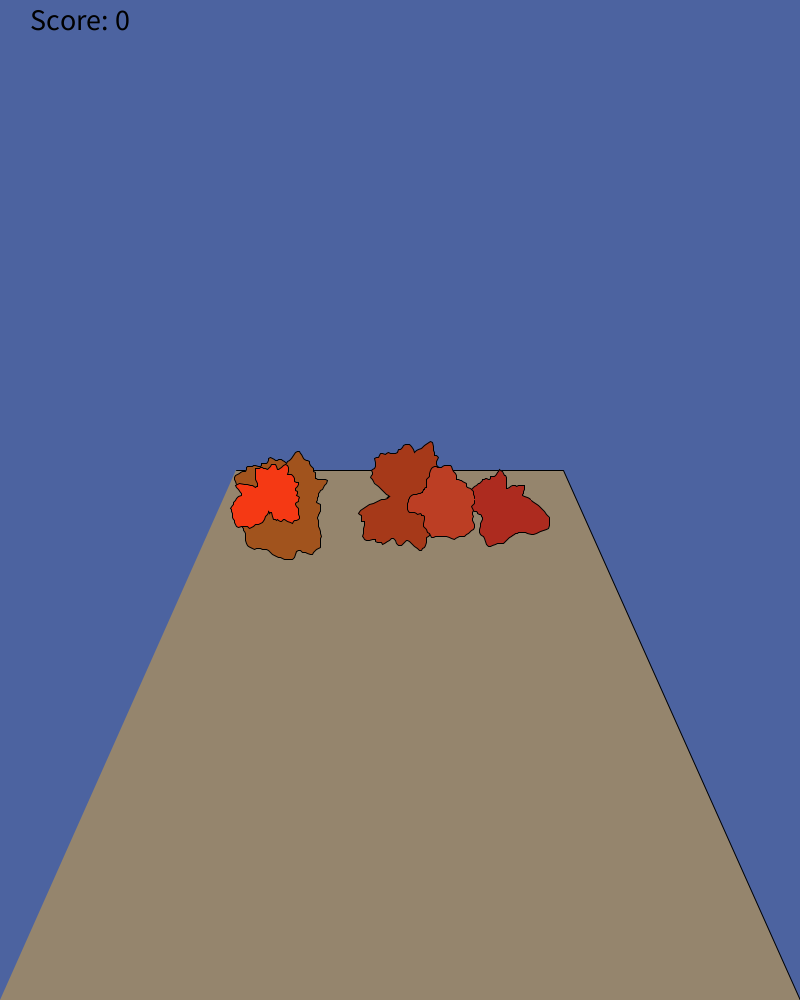
Frame 1 (no input)
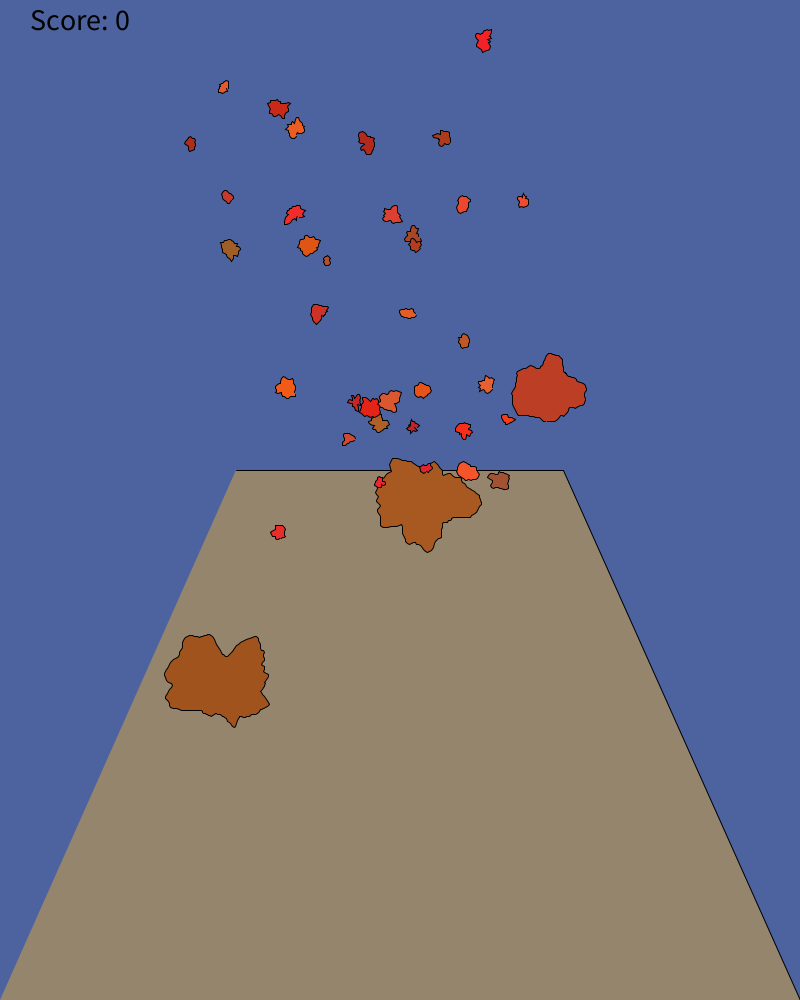
Frame 60 (the mouse pressed at the canvas centre just before this capture)
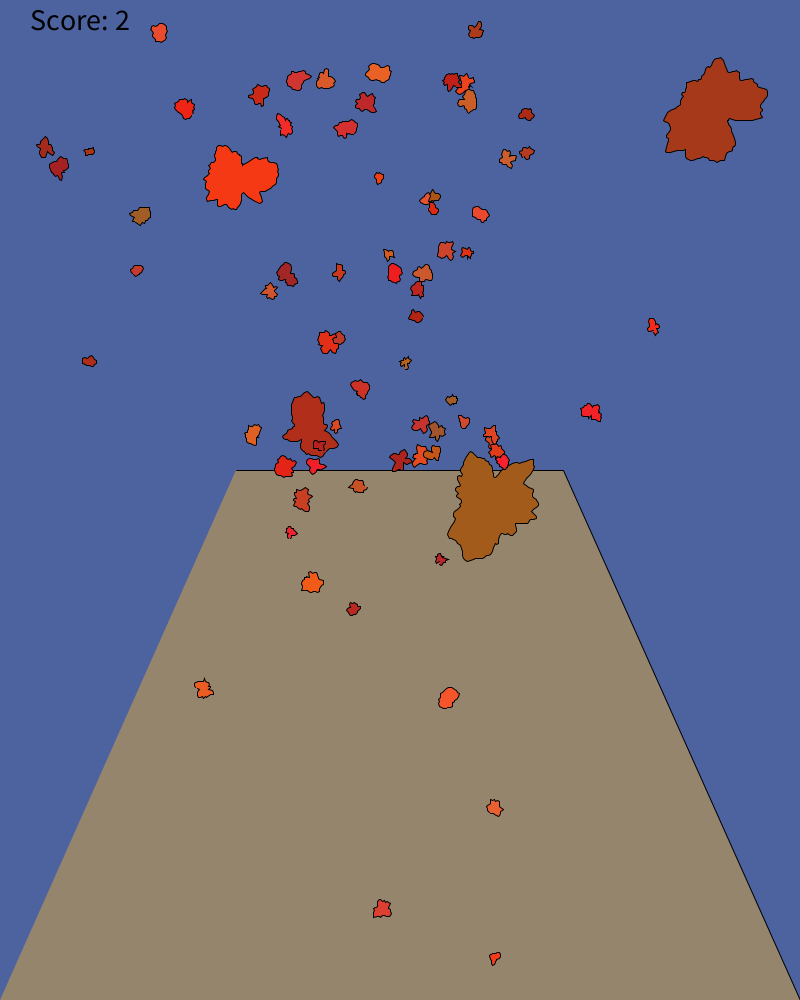
Frame 120 (the mouse held since frame 60 and released just before this capture)

The Processing sketch that drew these frames (run headless with seeded random() and noise(); from frame 60 on, the mouse is pressed at the canvas centre):

// Processing sketch: Vulkan
// ── Vulkan.pde
// Vulkanspiel
// probiere die Steine, die aus dem Vulkan geschleudert werden aufzufangen (anklicken)

float r;
ArrayList<PVector> border;
int fps = 60;
float transx;
float transy;
float da = PI/30;
ArrayList<Form> forms;
final float GRAVITY = 0.3;
int score = 0;

void setup() {
  size(800, 1000);
  frameRate(fps);
  forms = new ArrayList<Form>();
  for (int i = 0; i<5; i++) {
    forms.add(new Form(random(width/3, 2*width/3), height/2, random(50, 100)));
  }
}

void draw() {
  background(#4C63A0);
  drawVulcano();

  if (frameCount%(fps/2)==0) {
    forms.add(new Form(random(width/3, 2*width/3), height/2, random(50, 100)));
  }
  forms.add(new Form(random(width/3, 2*width/3), height/2, random(10, 20)));
  for (int i = forms.size()-1; i>=0; i--) {
    Form f = forms.get(i);
    f.show();
    f.move();
    if (mousePressed) {
      if (f.mouseover()) {
        forms.remove(i);
        score++;
      }
    }
    if (f.pos.y>height) {
      forms.remove(i);
    }
  }
  //println(forms.size());
  textSize(30);
  fill(0);
  text("Score: "+score, 30, 30);
}

void drawVulcano() {
  fill(#95856D);
  beginShape();
  vertex(0, height);
  vertex(width, height);
  vertex(2*width/3+30, height/2-30);
  vertex(width/3-30, height/2-30);
  endShape();
}

// ── Formen.pde
class Form {

  //Attribute
  PVector pos;
  PVector vel;
  float speed;
  float rotationphase = 0;
  float rotationspeed;
  float r;
  ArrayList<PVector> border;
  color c;



  //Konstruktor
  Form(float x, float y, float r) {
    this.pos = new PVector(x, y);
    this.vel = new PVector(random(-width/6, width/6), random(-height/2, -2*height));
    this.speed = random(5, 30);
    this.rotationspeed = random(0, 1);
    this.vel.setMag(speed);
    this.r = r;
    this.c = color(random(160, 250), random(30, 100), random(20, 50));

    border = new ArrayList<PVector>();

    float noisestartx = random(0, 1000);
    float noisestarty = random(0, 1000);
    float noisevaluex;
    float noisevaluey;
    float noiseradius = random(1, 2);


    for (float a = 0; a<TWO_PI; a+= PI/r) { //border mit den verschiedenen Vektorobjekten füllen

      noisevaluex = noisestartx+cos(a)*noiseradius;
      noisevaluey = noisestarty+sin(a)*noiseradius;
      float rad = r*noise(noisevaluex, noisevaluey); 

      border.add(new PVector(rad * cos(a), rad * sin(a)));//bestimmt die art der Form in Polarkoordinaten
    }
  }

  //Methoden
  void show() {
    pushMatrix();
    translate(pos.x, pos.y);
    rotate(rotationphase);
    fill(c);
    beginShape();
    for (PVector v : border) {
      vertex(v.x, v.y);
    }
    endShape();
    popMatrix();
  }

  void move() {
    //position + geschwindigkeit (änderung der position per zeiteinheit)
    this.pos.add(this.vel);

    //gravitation berücksichtigen
    this.vel.x *= 0.99; //Reibung der Luft;
    this.vel.y += GRAVITY;

    //rotation
    this.rotationphase += 0.03;
  }

  boolean mouseover() {  
    return this.isinborder(mouseX, mouseY, border);
  }

  boolean isinborder(float x, float y, ArrayList<PVector> border) {
    int cxt = 0;
    int cxd = 0;
    int cyt = 0;
    int cyd = 0;


    for (int i = 0; i < border.size(); i++) {
      float borderx = border.get(i).x+pos.x;
      float bordery = border.get(i).y+pos.y;
      float nborderx;
      float nbordery;

      if (i!=border.size()-1) {
        nborderx = border.get(i+1).x+pos.x;
        nbordery = border.get(i+1).y+pos.y;
      } else {
        nborderx = border.get(0).x+pos.x;
        nbordery = border.get(0).y+pos.y;
      }

      if (isbetween(x, borderx, nborderx)) {      
        if (bordery > y) {
          cyt++;
        } else {
          cyd++;
        }
        // print(true+"x"+cyt+"/"+cyd);
      }
      if (isbetween(y, bordery, nbordery)) {
        if (borderx > x) {
          cxt++;
        } else {
          cxd++;
        }
      }
    }
    //print(cyt +" " + cyd +"/"+cxt+" "+cyd);
    if (cyt%2 == 1 && cyd%2 == 1 && cxt%2 == 1 && cxd%2 == 1) {
      return true;
    } else {
      return false;
    }
  }

  boolean isbetween(float x, float low, float  top) {
    float low_;
    float top_;
    if (low < top) {
      low_ = low;
      top_ = top;
    } else {
      low_ = top;
      top_ = low;
    }
    return x>=low_ && x<=top_;
  }
}
